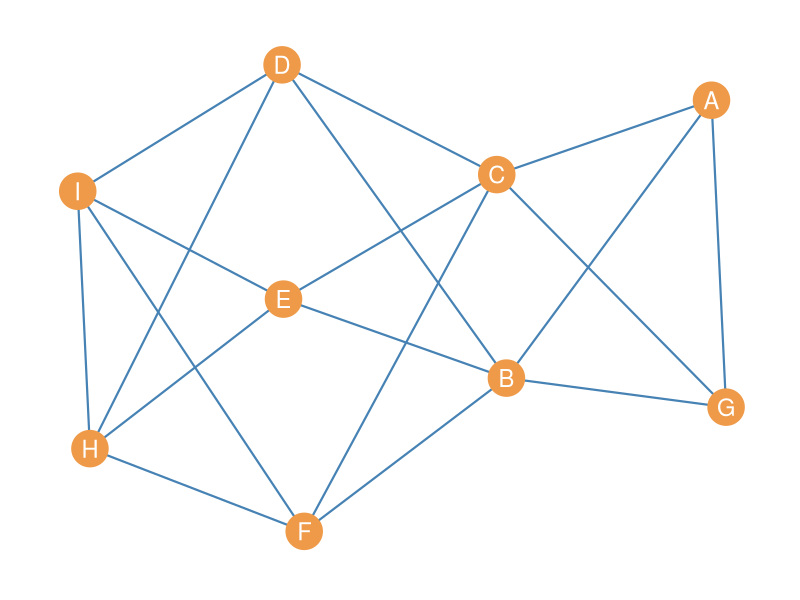
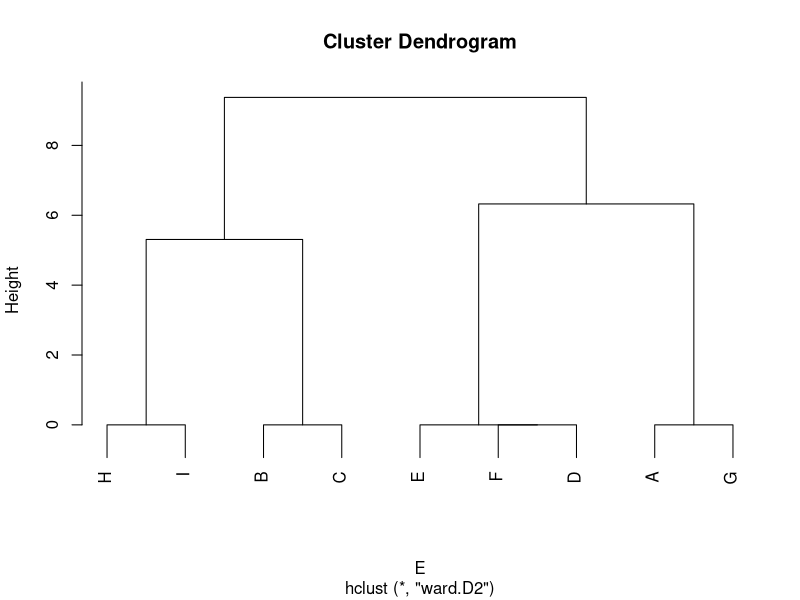

The R script that drew these images, in order:
## ---- chunk 1
#| label: fig-se
#| fig-cap: "A toy graph demonstrating structural equivalence."
#| echo: false
   library(igraph)
   library(ggraph)
   g <- make_empty_graph(9, directed = FALSE) %>% 
      set_vertex_attr("name", value = LETTERS[1:9])  %>% 
      add_edges(c("A","B", "A","C", "B","D", "B","E", "B","F",
                  "B","G", "C","D", "C","E", "C","F", "C","G", 
                  "H","D", "H","E", "H","F", "I","D", 
                  "I","E", "I","F", "A","G", "I","H")) 
   
   p <- ggraph(g, layout = 'kk')
   p <- p + geom_edge_fan(color = "steelblue", edge_width = 0.75)
   p <- p + geom_node_point(aes(x = x, y = y), size = 12, color = "tan2") 
   p <- p + geom_node_text(aes(label = name), size = 6, color = "white")
   p <- p + theme_graph() 
   p
## ---- chunk 2
#| echo: false
   A <- as.matrix(as_adjacency_matrix(g))
   library(kableExtra)
   kbl(A, align = "c", format = "html") %>%
       kable_styling(full_width = TRUE,
                     bootstrap_options = c("hover", "condensed", "responsive")) %>% 
       column_spec(1, bold = TRUE) %>% 
       column_spec(1:10, extra_css = "border-right: 0.75px solid;") %>% 
       row_spec(1:9, extra_css = "border-bottom: 0.75px solid;") %>%
       column_spec(1, extra_css = "border-left: 0.75px solid;") %>% 
       row_spec(1, extra_css = "border-top: 0.75px solid;")
## ---- chunk 3
   check.equiv <- function(x) {
      n <- vcount(x)
      v <- V(x)$name
      E <- matrix(0, n, n)
      for (i in v) {
         for (j in v) {
            if (i != j & E[which(v == j), which(v == i)] != 1) {
               N.i <- neighbors(x, i)
               N.j <- neighbors(x, j)
               if (are_adjacent(x, i, j) == TRUE) {
                  N.i <- c(names(N.i), i)
                  N.j <- c(names(N.j), j)
                  } #end sub-if
               if (setequal(N.i, N.j) == TRUE) {
                  E[which(v == i), which(v == j)] <- 1
                  E[which(v == j), which(v == i)] <- 1
                  } #end sub-if
               } #end main if
            } #end j loop
         } #end i loop
      rownames(E) <- v
      colnames(E) <- v
   return(E)
   }

## ---- chunk 4
   Equiv <- check.equiv(g)
## ---- chunk 5
#| echo: false
   kbl(Equiv, align = "c", format = "html") %>%
       kable_styling(full_width = TRUE,
                     bootstrap_options = c("hover", "condensed", "responsive")) %>% 
      column_spec(1, bold = TRUE,) %>% 
      column_spec(1:10, extra_css = "border-right: 0.75px solid;") %>% 
       row_spec(1:9, extra_css = "border-bottom: 0.75px solid;") %>%
       column_spec(1, extra_css = "border-left: 0.75px solid;") %>% 
       row_spec(1, extra_css = "border-top: 0.75px solid;")
## ---- chunk 6
   #install.packages("corrplot")
   library(corrplot)
   SE.ord <- corrMatOrder(Equiv, order = "hclust", hclust.method = "ward.D2")
   SE.ord
## ---- chunk 7
   Equiv <- Equiv[SE.ord, SE.ord]
## ---- chunk 8
#| echo: false
   kbl(Equiv, align = "c", format = "html") %>%
       kable_styling(full_width = TRUE,
                     bootstrap_options = c("hover", "condensed", "responsive")) %>% 
      column_spec(1, bold = TRUE) %>% 
      column_spec(1:10, extra_css = "border-right: 0.75px solid;") %>% 
       row_spec(1:9, extra_css = "border-bottom: 0.75px solid;") %>%
       column_spec(1, extra_css = "border-left: 0.75px solid;") %>% 
       row_spec(1, extra_css = "border-top: 0.75px solid;")   %>% 
      row_spec(c(3, 5, 7), extra_css = "border-bottom: 3px solid;") %>%       column_spec(c(4, 6, 8), extra_css = "border-right: 3px solid;") 
## ---- chunk 9
#| echo: false
   kbl(A[SE.ord, SE.ord], align = "c", format = "html") %>%
       kable_styling(full_width = TRUE,
                     bootstrap_options = c("hover", "condensed", "responsive")) %>% 
      column_spec(1, bold = TRUE) %>% 
         column_spec(1, extra_css = "border-right: 0.75px solid;") %>% 

      row_spec(c(3, 5, 7), extra_css = "border-bottom: 3px solid;") %>%       column_spec(c(4, 6, 8), extra_css = "border-right: 3px solid;") 
## ---- chunk 10
#| echo: false
   IM <- matrix(0, 4, 4)
   IM[1, 2] <- 1
   IM[2, 1] <- 1
   IM[1, 4] <- 1
   IM[2, 2] <- 1
   IM[3, 3] <- 1
   IM[3, 4] <- 1
   IM[4, 3] <- 1
   rownames(IM) <- c("C_1", "C_2", "C_3", "C_4")
   colnames(IM) <- c("C_1", "C_2", "C_3", "C_4")
   kbl(IM, align = "c", format = "html") %>%
      column_spec(1, bold = TRUE) %>% 
      row_spec(2, extra_css = "border-top: 0.75px solid;") %>%
      row_spec(4, extra_css = "border-bottom: 0.75px solid;") %>%
      column_spec(1:5, extra_css = "border-right: 0.75px solid;") %>%
      kable_styling(full_width = TRUE,
                     bootstrap_options = c("hover", "condensed", "responsive"))
## ---- chunk 11
   d.euclid <- function(x) {
      A <- as.matrix(as_adjacency_matrix(x))
      n <- nrow(A)
      E <- matrix(0, n, n)
      for (i in 1:n) {
         for (j in 1:n) {
            if (i < j & i != j) {
               d.ij <- 0
               for (k in 1:n) {
                  if (k != i & k != j) {
                     d.ij <- d.ij + (A[i,k] - A[j,k])^2
                     }
                  }
               E[i,j] <- sqrt(d.ij)
               E[j,i] <- sqrt(d.ij)
            }
         }
      }
   rownames(E) <- rownames(A)
   colnames(E) <- colnames(A)
   return(E)
   }
## ---- chunk 12
   E <- d.euclid(g)
   round(E, 1)
## ---- chunk 13
   E <- E[SE.ord, SE.ord]
   round(E, 1)
## ---- chunk 14
   E.norm <- 1 - E/max(E)
   round(E.norm, 1)
## ---- chunk 15
   E <- dist(E) #transforming E to a dist object
   h.res <- hclust(E, method = "ward.D2")
   plot(h.res)
